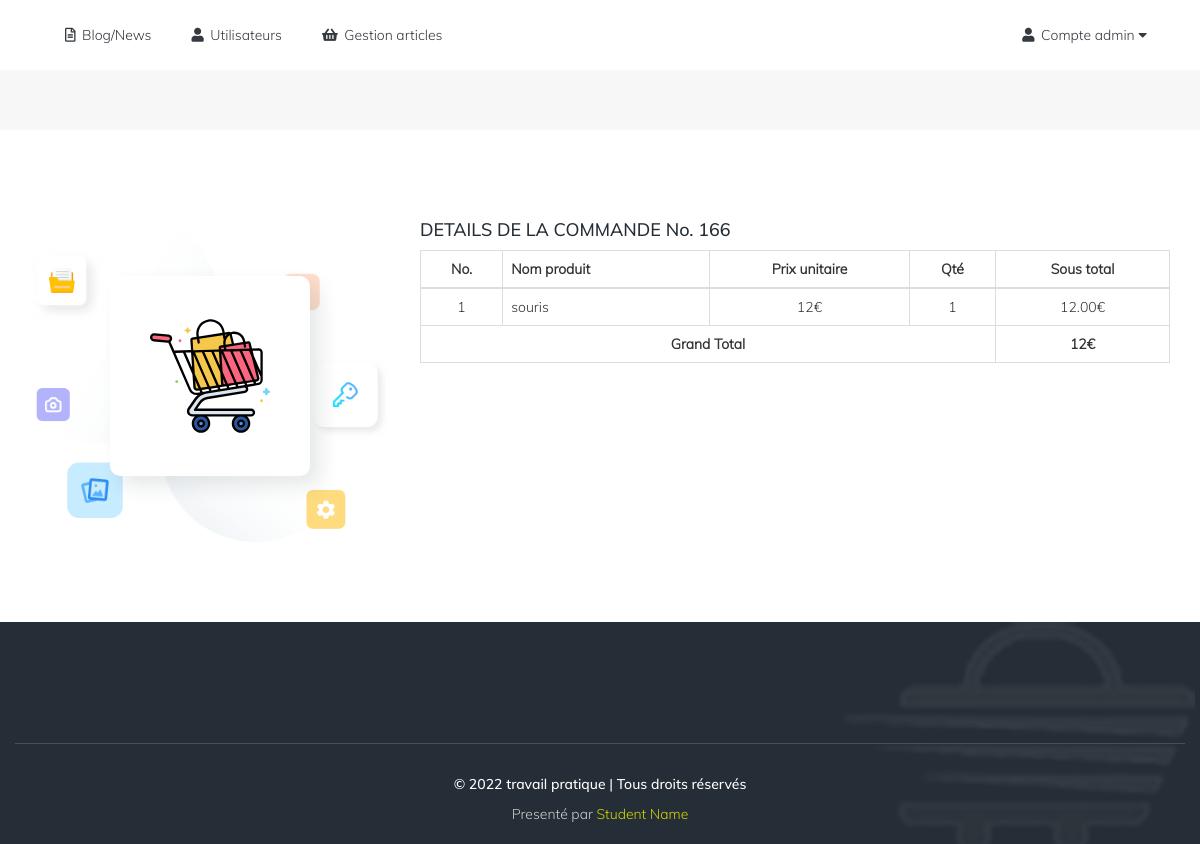
/tp_carole/ordersadmin.php?admOrderID=10 (signed in), run on the app's committed database.
### tables this page shows
CREATE TABLE `orders` (
  `id` int(11) NOT NULL,
  `user_id` int(11) NOT NULL,
  `order_price` decimal(10,2) NOT NULL,
  `order_status` varchar(20) NOT NULL DEFAULT 'pending',
  `order_number` int(11) NOT NULL DEFAULT 0,
  `order_date` varchar(100) NOT NULL DEFAULT current_timestamp()
);

CREATE TABLE `orders_details` (
  `id` int(11) NOT NULL,
  `order_id` int(11) NOT NULL,
  `prod_id` int(11) NOT NULL,
  `prod_qty` int(11) NOT NULL,
  `sub_total` decimal(10,2) NOT NULL
);

CREATE TABLE `products` (
  `id` int(11) NOT NULL,
  `prod_code` varchar(25) NOT NULL,
  `prod_name` varchar(255) NOT NULL,
  `prod_price` int(11) NOT NULL,
  `cat_id` int(11) NOT NULL
);

### tp_carole/ordersadmin.php (the view, shortened to what this page needs)
<?php
include("db/DBout.php");
if (isset($_GET["admOrderID"])) {
	$orderID = htmlspecialchars($_GET["admOrderID"]);
	include("header.php");
	include("admnav.php");
?>
<div class="row banner-inner">
	<div class="banner-inner-top"></div>
	<div class="container">
		<div class="col-sm-12">
		</div>
	</div>
</div>
<div class="row row-padding row-padding-inner white-wrapper">
	<div class="container">
		<div class="row">
			<div class="col-sm-4">
				<div class="side-img-wrapper div-100 div-img">
					<div class="side-img-wrapper-top">
						<img src="images/icons/shopping-cart.svg" alt="no image">
					</div>
				</div>
			</div>
			<div class="col-sm-8">
				<div class="inner-page-wrapper div-100">
					<?php
						$sql00 = "SELECT * FROM orders WHERE id='".$orderID."'";
						$query00 = $pdo_var->query($sql00);
						$row00=$query00->fetch();
						$sql = "SELECT * FROM orders_details WHERE order_id='".$orderID."'";
						$query = $pdo_var->query($sql);
						$count = $query->rowcount();
						if ($count>0) {
					?>
					<div class="table-responsive">
						<h4>DETAILS DE LA COMMANDE No. <?php echo $row00["order_number"]; ?></h4>
						<table  id="sorted_table" class="table table-bordered">
							<thead class="thead-light">
								<tr>
									<th class="td-center"><strong>No.</strong></th>
									<th><strong>Nom produit</strong></th>
									<th class="td-center"><strong>Prix unitaire</strong></th>
									<th class="td-center"><strong>Qté</strong></th>
									<th class="td-center"><strong>Sous total</strong></th>
								</tr>
							</thead>
							<tbody>
								<?php
									$i=1;
									$grand_total = 0;
									while ($row=$query->fetch()) {
										$sql1 = "SELECT * FROM products WHERE id='".$row['prod_id']."'";
										$query1 = $pdo_var->query($sql1);
										$row1=$query1->fetch();
										$grand_total += $row["sub_total"];
								?>
									<tr>
										<td class="td-center"><?php echo $i; ?></td>
										<td><?php echo $row1["prod_name"]; ?></td>
										<td class="td-center"><?php echo $row1["prod_price"]; ?>&euro;</td>
										<td class="td-center"><?php echo $row["prod_qty"]; ?></td>
										<td class="td-center"><?php echo $row["sub_total"]; ?>&euro;</td>
									</tr>
								<?php
										$i++;
									}
								?>
								<tr>
									<td colspan="4" class="td-center">
										<strong>Grand Total</strong>
									</td>
									<td class="td-center">
										<strong><?php echo $grand_total; ?>&euro;</strong>
									</td>
								</tr>
							</tbody>
						</table>
					</div>
					<?php
						}else{
							?><h4 class="empty-cart">Aucune commande</h4><?php
						}
					?>
				</div>
			</div>
		</div>
	</div>
</div>
<?php
include("footer.php");
}
else{
	header("Location:orders.php");
}
?>

### tp_carole/css/main.css (style rules this page uses)
body { background: rgba(204,204,204,.15); overflow-x: hidden; font-family: menu-font; }
h1,h2,h3,h4,h5,h6 { font-family: main-title; color: #252e37; }
.row-padding { padding-top: 30px; padding-bottom: 30px; }
.row-padding-inner { padding-top: 80px; padding-bottom: 80px; }
.fond-blanc, .white-wrapper { background: #fff !important; }
.div-100 { width: 100%; height: auto; }
.div-img img { width: 100%; height: auto; }
.banner-inner { min-height: 60px; position: relative; }
.banner-inner-top { position: absolute; width: 100%; height: 100%; left: 0; top: 0; background: #f7f7f7; }
.side-img-wrapper { position: relative; }
.side-img-wrapper img { max-width: 435px; }
.side-img-wrapper-top { position: absolute; top: 50%; left: 50%; transform: translate(-50%,-50%); width: 200px; height: 200px; background-color: #fff; box-shadow: 10px 10px 20px 0 rgb(8 25 43 / 10%); border-radius: 10px; padding: 40px; }
.td-center { text-align: center; }

### data on the page
orders: order_number "166"
orders_details: prod.prod_name "souris", prod.prod_price "12", prod_qty "1", sub_total "12.00"

### other printed values
$grand_total "12"
